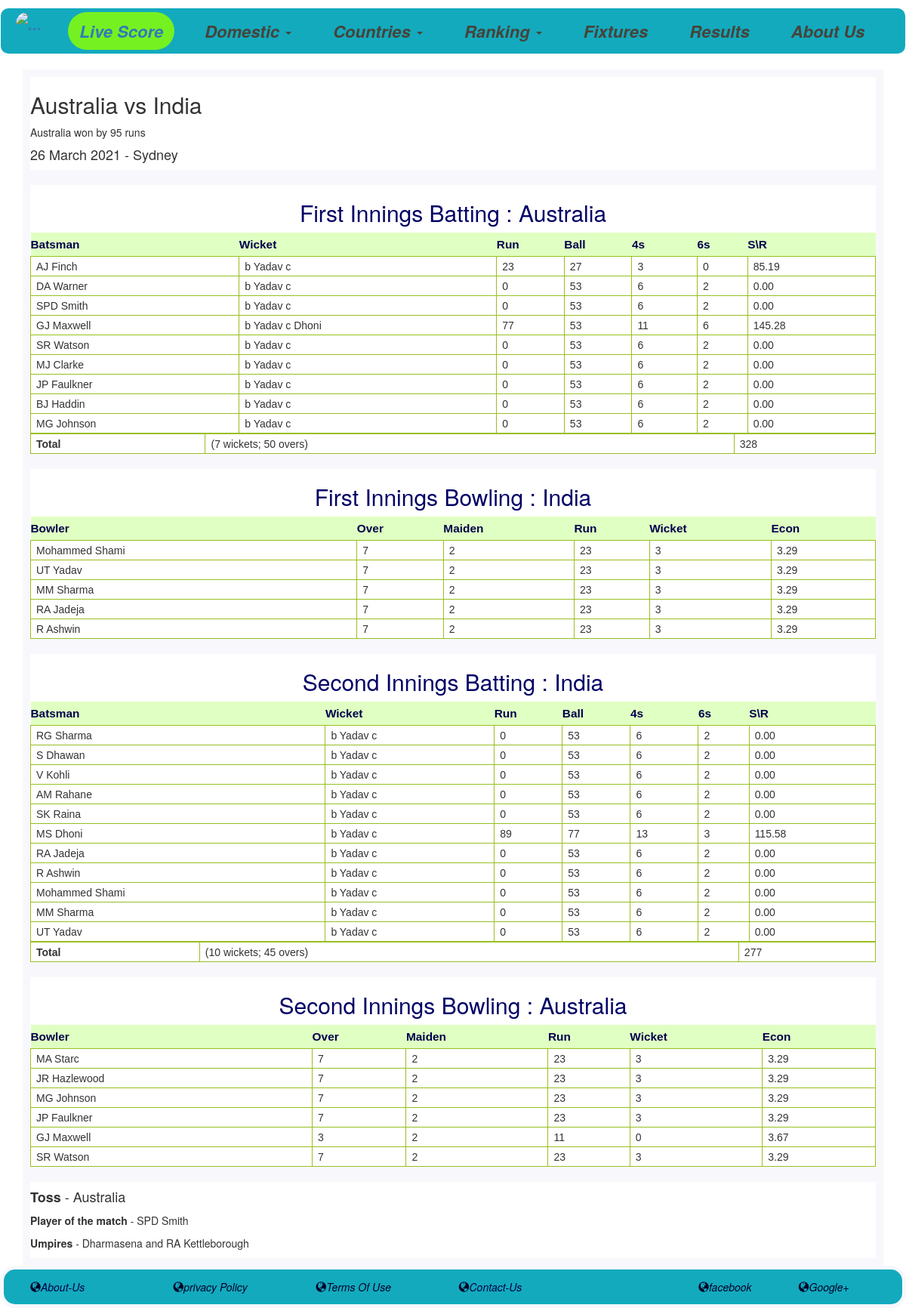
The page /Scorecard.php on the database its author committed.
### tables this page shows
CREATE TABLE `match_history` (
  `match_id` int(6) NOT NULL,
  `teamA` varchar(20) NOT NULL,
  `teamB` varchar(20) NOT NULL,
  `winner` varchar(20) DEFAULT NULL,
  `mom` varchar(30) NOT NULL,
  `match_date` varchar(30) NOT NULL,
  `place` varchar(30) NOT NULL,
  `toss` varchar(20) NOT NULL,
  `first_bat` varchar(20) NOT NULL,
  `scoreA` varchar(3) NOT NULL,
  `scoreB` varchar(3) NOT NULL,
  `wicketA` int(2) NOT NULL,
  `wicketB` int(2) NOT NULL,
  `overA` int(2) NOT NULL,
  `overB` int(2) NOT NULL,
  `extraA` int(2) NOT NULL,
  `extraB` int(2) NOT NULL,
  `umpireA` varchar(20) NOT NULL,
  `umpireB` varchar(20) NOT NULL,
  `referee` varchar(20) NOT NULL,
  `match_time` varchar(20) DEFAULT NULL,
  `match_status` varchar(10) DEFAULT NULL,
  `won_by` varchar(14) DEFAULT NULL,
  `match_type` varchar(20) NOT NULL DEFAULT 'International'
);

CREATE TABLE `match_performance` (
  `player_name` varchar(30) NOT NULL,
  `match_id` int(6) NOT NULL,
  `run_taken` int(3) NOT NULL,
  `ball_faced` int(3) NOT NULL,
  `country` varchar(20) NOT NULL,
  `batting_position` int(2) NOT NULL,
  `bowling_position` int(2) NOT NULL,
  `fours` int(2) NOT NULL,
  `sixes` int(2) NOT NULL,
  `over` int(2) NOT NULL,
  `maiden` int(2) NOT NULL,
  `run_given` int(3) DEFAULT NULL,
  `wicket` int(2) NOT NULL,
  `wicket_taker` varchar(20) DEFAULT NULL,
  `catch_taker` varchar(20) DEFAULT NULL,
  `player_id` int(6) NOT NULL,
  `match_category` varchar(10) NOT NULL,
  `id` int(6) NOT NULL
);

### Scorecard.php (the view, shortened to what this page needs)
<?php
  include("header.php");
  $TeamA = $TeamB = $BatA = $BatB = $BowlA = $BowlB = $Result = $Winner = $Umpire1 = $Umpire2 = $Referee = "";
  $id = 1;
  require('connectdb.php');
  $sql = "SELECT * FROM match_history WHERE match_id = $id";
  $result = mysqli_query($cnctdb, $sql);
  $row1 = mysqli_fetch_row($result);
  $total_run_A = $row1[10];
  $total_wkt_A = $row1[12];
  $total_over_A = $row1[14];
  $total_run_B = $row1[9];
  $total_wkt_B = $row1[11];
  $total_over_B = $row1[13];
  $Umpire1 = $row1[17];
  $Umpire2 = $row1[18];
  $mom = $row1[4];
  $match_date = $row1[5];
  $place = $row1[6];
  $toss = $row1[7];
  $TeamA = $row1[1];
  $TeamB = $row1[2];
  if($TeamA == $row1[8]){
      $BatA = $TeamA;
      $BatB = $TeamB;
      $BowlA = $TeamB;
      $BowlB = $TeamA;
      $total_run_B = $row1[10];
      $total_wkt_B = $row1[12];
      $total_over_B = $row1[14];
      $total_run_A = $row1[9];
      $total_wkt_A = $row1[11];
      $total_over_A = $row1[13];
  }else{
      $BatA = $TeamB;
      $BatB = $TeamA;
      $BowlA = $TeamA;
      $BowlB = $TeamB;
  }
  if(isset($row1[3])){
      $Winner=$row1[3];
  }
?>
<div class="container">
<div class="first_innings_head">
  <h2><?php echo $TeamA; ?> vs <?php echo $TeamB; ?></h2>
    <?php
          if(strlen($Winner)!=0){
     ?>
          <p>Australia won by 95 runs</p>
    <?php } ?>
    <h4> <?php echo $match_date; ?> - <?php echo $place; ?> </h4>
</div>
<div class="first_innings_bat">
    <h2 class="Result_header">First Innings Batting : <?php echo $BatA; ?></h2>
    <table id="batsman_score_table">
      <tr>
        <th>Batsman</th>
        <th>Wicket</th>
        <th>Run</th>
        <th>Ball</th>
        <th>4s</th>
        <th>6s</th>
        <th>S\R</th>
      </tr>
      <?php
            $sql = "SELECT * FROM match_performance WHERE match_id = '$id' AND country = '$BatA' ORDER BY batting_position";
            $result = mysqli_query($cnctdb, $sql);
            while($row = mysqli_fetch_row($result)){
                $wicket = "";
                if($row[5] == 0) continue;
                $batsman = $row[0];
                $run_taken = $row[2];
                $ball_faced = $row[3];
                $sixes = $row[8];
                $fours = $row[7];
                $run = number_format($run_taken, 2);
                $ball = number_format($ball_faced, 2);
                $sr = ($run / $ball) * 100;
                $sr = number_format($sr, 2);
                if(isset($row[13])){
                    $wicket = $wicket."b ".$row[13];
                    if(isset($row[14])){
                        $wicket = $wicket." c ".$row[14];
                    }
                }else{
                    $wicket = "not out";
                }
      ?>
          <tr>
            <td><?php echo $batsman ?></td>
            <td><?php echo $wicket ?></td>
            <td><?php echo $run_taken ?></td>
            <td><?php echo $ball_faced ?></td>
            <td><?php echo $fours ?></td>
            <td><?php echo $sixes ?></td>
            <td><?php echo $sr ?></td>
          </tr>
      <?php
                }
      ?>
    </table>
    <table id="batsman_score_table">
      <tr class="score_total">
        <td><b>Total</b></td>
        <td>(<?php echo $total_wkt_A ?> wickets; <?php echo $total_over_A ?> overs)</td>
        <td><?php echo $total_run_A ?></td>
      </tr>
    </table>
</div>
<div class="first_innings_bowl">
    <h2 class="Result_header">First Innings Bowling : <?php echo $BowlA; ?></h2>
    <table id="batsman_score_table">
      <tr>
        <th>Bowler</th>
        <th>Over</th>
        <th>Maiden</th>
        <th>Run</th>
        <th>Wicket</th>
        <th>Econ</th>
      </tr>
      <?php
            $sql = "SELECT * FROM match_performance WHERE match_id = '$id' AND country = '$BowlA' ORDER BY bowling_position";
            $result = mysqli_query($cnctdb, $sql);
            while($row = mysqli_fetch_row($result)){
                if($row[6] == 0) continue;
                $bowler = $row[0];
                $over = $row[9];
                $maiden = $row[10];
                $run_given = $row[11];
                $wkt = $row[12];
                $run = number_format($run_given, 2);
                $ovr = number_format($over, 2);
                $econ = ($run / $ovr);
                $econ = number_format($econ, 2);
      ?>
      <tr>
        <td><?php echo $bowler ?></td>
        <td><?php echo $over ?></td>
        <td><?php echo $maiden ?></td>
        <td><?php echo $run_given ?></td>
        <td><?php echo $wkt ?></td>
        <td><?php echo $econ ?></td>
      </tr>
      <?php
            }
      ?>
    </table>
</div>
<div class="second_innings_bat">
    <h2 class="Result_header">Second Innings Batting : <?php echo $BatB; ?></h2>
    <table id="batsman_score_table">
      <tr>
        <th>Batsman</th>
        <th>Wicket</th>
        <th>Run</th>
        <th>Ball</th>
        <th>4s</th>
        <th>6s</th>
        <th>S\R</th>
      </tr>
      <?php
            $sql = "SELECT * FROM match_performance WHERE match_id = '$id' AND country = '$BatB' ORDER BY batting_position";
            $result = mysqli_query($cnctdb, $sql);
            while($row = mysqli_fetch_row($result)){
                $wicket = "";
                $batsman = $row[0];
                $run_taken = $row[2];
                $ball_faced = $row[3];
                $sixes = $row[8];
                $fours = $row[7];
                $run = number_format($run_taken, 2);
                $ball = number_format($ball_faced, 2);
                $sr = ($run / $ball) * 100;
                $sr = number_format($sr, 2);
                if(isset($row[13]) && strlen($row[13])>1){
                    $wicket = $wicket."b ".$row[13];
                    if(isset($row[14])){
                        $wicket = $wicket." c ".$row[14];
                    }
                }else{
                    $wicket = "not out";
                }
      ?>
          <tr>
            <td><?php echo $batsman ?></td>
            <td><?php echo $wicket ?></td>
            <td><?php echo $run_taken ?></td>
            <td><?php echo $ball_faced ?></td>
            <td><?php echo $fours ?></td>
            <td><?php echo $sixes ?></td>
            <td><?php echo $sr ?></td>
          </tr>
      <?php
                }
      ?>
    </table>
    <table id="batsman_score_table">
      <tr class="score_total">
        <td><b>Total</b></td>
        <td>(<?php echo $total_wkt_B ?> wickets; <?php echo $total_over_B ?> overs)</td>
        <td><?php echo $total_run_B ?></td>
      </tr>
    </table>
</div>
<div class="second_innings_bowl">
    <h2 class="Result_header">Second Innings Bowling : <?php echo $BowlB; ?></h2>
    <table id="batsman_score_table">
      <tr>
        <th>Bowler</th>
        <th>Over</th>
        <th>Maiden</th>
        <th>Run</th>
        <th>Wicket</th>
        <th>Econ</th>
      </tr>
      <?php
            $sql = "SELECT * FROM match_performance WHERE match_id = '$id' AND country = '$BowlB' ORDER BY bowling_position";
            $result = mysqli_query($cnctdb, $sql);
            while($row = mysqli_fetch_row($result)){
                if($row[6] == 0) continue;
                $bowler = $row[0];
                $over = $row[9];
                $maiden = $row[10];
                $run_given = $row[11];
                $wkt = $row[12];
                $run = number_format($run_given, 2);
                $ovr = number_format($over, 2);
                $econ = ($run / $ovr);
                $econ = number_format($econ, 2);
      ?>
      <tr>
        <td><?php echo $bowler ?></td>
        <td><?php echo $over ?></td>
        <td><?php echo $maiden ?></td>
        <td><?php echo $run_given ?></td>
        <td><?php echo $wkt ?></td>
        <td><?php echo $econ ?></td>
      </tr>
      <?php
                }
      ?>
    </table>
</div>
<div class="first_innings_head">
  <h4><b>Toss</b> - <?php echo $toss; ?></h4>
  <p><b>Player of the match</b> - <?php echo $mom; ?></p>
  <p><b>Umpires </b> - <?php echo $Umpire1; ?> and <?php echo $Umpire2; ?></p>
</div>
</div>
<?php
  include("footer.php");
  ?>

### style_cricket.css (style rules this page uses)
h2.Result_header { color: #000066; text-align:center; }
#batsman_score_table { font-family: Arial, Helvetica, sans-serif; width: 100%; border-collapse: collapse; }
#batsman_score_table td, #batsman_score th { font-size: 1em; border: 1px solid #98bf21; padding: 3px 7px 2px 7px; }
#batsman_score_table th { font-size: 1.1em; text-align: left; padding-top: 5px; padding-bottom: 4px; background-color: #E0FFC2; color: #00004C; }
div.first_innings_head { border: 10px solid; border-color: #F8F8FC; }
div.first_innings_bat { border: 10px solid; border-color: #F8F8FC; }
div.first_innings_bowl { border: 10px solid; border-color: #F8F8FC; }
div.second_innings_bat { border: 10px solid; border-color: #F8F8FC; }
div.second_innings_bowl { border: 10px solid; border-color: #F8F8FC; }

### rows shown on the page
match_history: teamA "Australia", teamB "India", match_date "26 March 2021", place "Sydney", wicketA "7", overA "50", scoreA "328", wicketB "10", overB "45", scoreB "277", toss "Australia", mom "SPD Smith", umpireA "Dharmasena", umpireB "RA Kettleborough"
match_performance: player_name "AJ Finch", wicket "b Yadav c", run_taken "23", ball_faced "27", fours "3", sixes "0", sr "85.19"
match_performance: player_name "DA Warner", wicket "b Yadav c", run_taken "0", ball_faced "53", fours "6", sixes "2", sr "0.00"
match_performance: player_name "SPD Smith", wicket "b Yadav c", run_taken "0", ball_faced "53", fours "6", sixes "2", sr "0.00"
match_performance: player_name "GJ Maxwell", wicket "b Yadav c Dhoni", run_taken "77", ball_faced "53", fours "11", sixes "6", sr "145.28", over "3", maiden "2", run_given "11", wicket "0", econ "3.67"
match_performance: player_name "SR Watson", wicket "b Yadav c", run_taken "0", ball_faced "53", fours "6", sixes "2", sr "0.00", over "7", maiden "2", run_given "23", wicket "3", econ "3.29"
match_performance: player_name "MJ Clarke", wicket "b Yadav c", run_taken "0", ball_faced "53", fours "6", sixes "2", sr "0.00"
match_performance: player_name "JP Faulkner", wicket "b Yadav c", run_taken "0", ball_faced "53", fours "6", sixes "2", sr "0.00", over "7", maiden "2", run_given "23", wicket "3", econ "3.29"
match_performance: player_name "BJ Haddin", wicket "b Yadav c", run_taken "0", ball_faced "53", fours "6", sixes "2", sr "0.00"
match_performance: player_name "MG Johnson", wicket "b Yadav c", run_taken "0", ball_faced "53", fours "6", sixes "2", sr "0.00", over "7", maiden "2", run_given "23", wicket "3", econ "3.29"
match_performance: player_name "Mohammed Shami", over "7", maiden "2", run_given "23", wicket "3", econ "3.29", wicket "b Yadav c", run_taken "0", ball_faced "53", fours "6", sixes "2", sr "0.00"
match_performance: player_name "UT Yadav", over "7", maiden "2", run_given "23", wicket "3", econ "3.29", wicket "b Yadav c", run_taken "0", ball_faced "53", fours "6", sixes "2", sr "0.00"
match_performance: player_name "MM Sharma", over "7", maiden "2", run_given "23", wicket "3", econ "3.29", wicket "b Yadav c", run_taken "0", ball_faced "53", fours "6", sixes "2", sr "0.00"
match_performance: player_name "RA Jadeja", over "7", maiden "2", run_given "23", wicket "3", econ "3.29", wicket "b Yadav c", run_taken "0", ball_faced "53", fours "6", sixes "2", sr "0.00"
match_performance: player_name "R Ashwin", over "7", maiden "2", run_given "23", wicket "3", econ "3.29", wicket "b Yadav c", run_taken "0", ball_faced "53", fours "6", sixes "2", sr "0.00"
match_performance: player_name "RG Sharma", wicket "b Yadav c", run_taken "0", ball_faced "53", fours "6", sixes "2", sr "0.00"
match_performance: player_name "S Dhawan", wicket "b Yadav c", run_taken "0", ball_faced "53", fours "6", sixes "2", sr "0.00"
match_performance: player_name "V Kohli", wicket "b Yadav c", run_taken "0", ball_faced "53", fours "6", sixes "2", sr "0.00"
match_performance: player_name "AM Rahane", wicket "b Yadav c", run_taken "0", ball_faced "53", fours "6", sixes "2", sr "0.00"
match_performance: player_name "SK Raina", wicket "b Yadav c", run_taken "0", ball_faced "53", fours "6", sixes "2", sr "0.00"
match_performance: player_name "MS Dhoni", wicket "b Yadav c", run_taken "89", ball_faced "77", fours "13", sixes "3", sr "115.58"
match_performance: player_name "MA Starc", over "7", maiden "2", run_given "23", wicket "3", econ "3.29"
match_performance: player_name "JR Hazlewood", over "7", maiden "2", run_given "23", wicket "3", econ "3.29"
